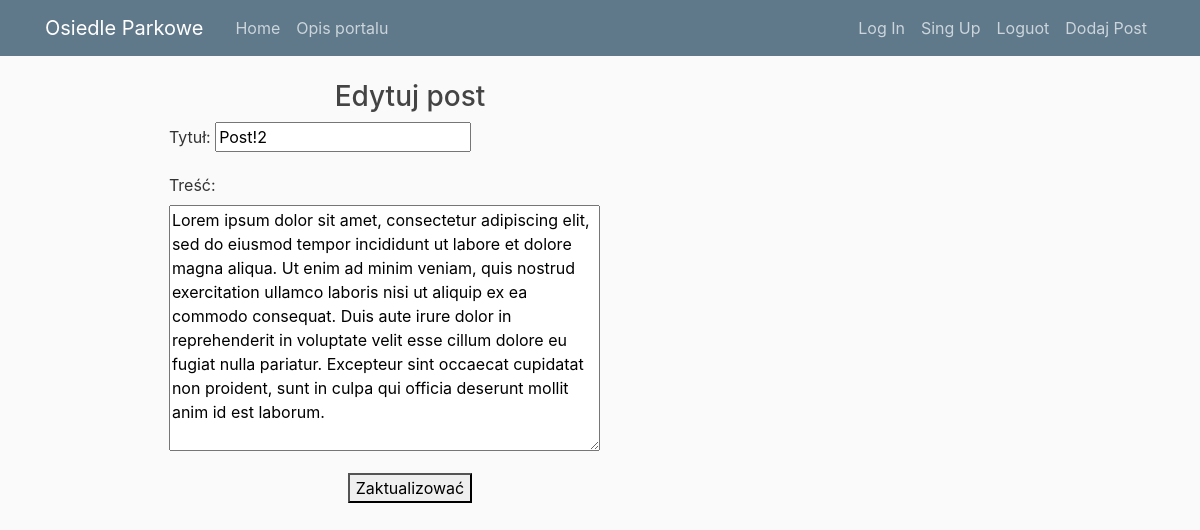
/article/2/edit/, run on the app's committed database.
### osiedle_app/models.py (models this page shows, shortened)
class Post(models.Model):
    title = models.CharField(max_length=100, verbose_name='Tytuł')
    content = models.TextField(verbose_name='Treść')
    date_posted = models.DateTimeField(default=timezone.now, verbose_name='Data')
    author = models.ForeignKey(User, on_delete=models.CASCADE, verbose_name='Autor')

### osiedle_app/views.py (the view)
# urls.py: path('article/<int:pk>/edit/',PostEditView.as_view(),name="post-edit"),
class PostEditView(UpdateView):
	model = Post
	template_name = 'edit_post.html'
	fields = ['title', 'content']

### osiedle_app/templates/edit_post.html (shortened to what this page needs)
{% extends "base.html" %}
{% block content %}
    <div class="d-flex justify-content-center">
        <h3 id="form-title">Edytuj post</h3>
    </div>
    <div class="d-flex justify-content-center">
            <form method="POST">
                <div class="col-md-8">
                    {{form.as_p}}
                </div>
                <div class="d-flex justify-content-center">
                    <button>Zaktualizować</button>
                </div>
            </form>
    </div>
{% endblock content %}

### osiedle_app/static/main.css (style rules this page uses)
body { background: #fafafa; color: #333333; margin-top: 5rem; }
h1, h2, h3, h4, h5, h6 { color: #444444; }

### data on the page
Post: title "Post!2", content "Lorem ipsum dolor sit amet, consectetur adipiscing elit, sed do eiusmod tempor incididunt ut labore et dolore magna aliqua. Ut enim ad minim veniam, quis nostrud exercitation ullamco laboris nisi ut aliquip ex ea commodo consequat. Duis aute irure dolor in reprehenderit in voluptate velit esse cillum dolore eu fugiat nulla pariatur. Excepteur sint occaecat cupidatat non proident, sunt in culpa qui officia deserunt mollit anim id est laborum."
